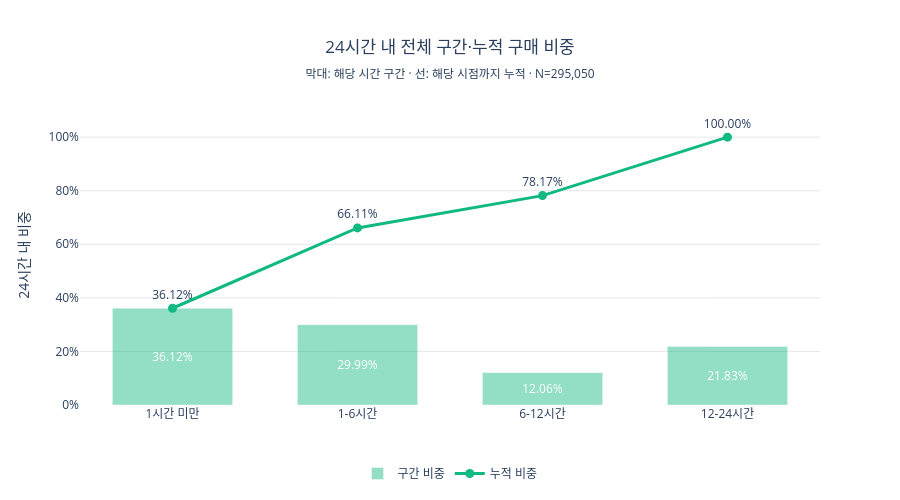

This figure's notebook cell:
### Code cell
delay_24h_cumulative = delay_24h_overall.copy()
delay_24h_cumulative['누적시간'] = [
    '1시간 이내', '6시간 이내', '12시간 이내', '24시간 이내',
]

overall_24h_total = int(delay_24h_cumulative['구매에피소드수'].sum())

fig = go.Figure()
fig.add_trace(go.Bar(
    x=delay_24h_cumulative['기간구간'],
    y=delay_24h_cumulative['24시간내_구간비중_pct'],
    text=delay_24h_cumulative['24시간내_구간비중_pct'],
    customdata=delay_24h_cumulative[['구매에피소드수']],
    name='구간 비중',
    marker_color=color_map['purchase'],
    opacity=0.45,
    texttemplate='%{text:.2f}%',
    textposition='inside',
    insidetextanchor='middle',
    textfont=dict(color='white', size=12),
    hovertemplate=(
        '%{x}<br>해당 구간 비중 %{y:.2f}%<br>'
        '구매 에피소드 %{customdata[0]:,.0f}<extra></extra>'
    ),
))
fig.add_trace(go.Scatter(
    x=delay_24h_cumulative['기간구간'],
    y=delay_24h_cumulative['24시간내_누적비중_pct'],
    mode='lines+markers+text',
    text=delay_24h_cumulative['24시간내_누적비중_pct'],
    customdata=delay_24h_cumulative[['24시간내_누적구매수']],
    name='누적 비중',
    line=dict(color=color_map['purchase'], width=3),
    marker=dict(size=9),
    texttemplate='%{text:.2f}%',
    textposition='top center',
    hovertemplate=(
        '%{x} 구간까지<br>누적 비중 %{y:.2f}%<br>'
        '누적 구매 에피소드 %{customdata[0]:,.0f}<extra></extra>'
    ),
))
fig.update_layout(
    title=dict(
        text=(
            '24시간 내 전체 구간·누적 구매 비중<br>'
            f'<sub>막대: 해당 시간 구간 · 선: 해당 시점까지 누적 · N={overall_24h_total:,}</sub>'
        ),
        x=0.5,
        xanchor='center',
    ),
    yaxis_title='24시간 내 비중',
    xaxis_title='',
    yaxis_range=[0, 112],
    plot_bgcolor='white',
    height=500,
    bargap=0.35,
    margin=dict(t=105, b=95),
    legend_title_text='',
    legend=dict(orientation='h', y=-0.18, x=0.5, xanchor='center', yanchor='top'),
)
fig.update_yaxes(ticksuffix='%', gridcolor='#E5E7EB')
fig.show()

### Figure 1 — Plotly figure (JSON) as saved in the notebook; plotly's stock layout.template omitted (floating-point values rounded to 4 significant figures)
{"data": [{"customdata": [[106573], [88485], [35586], [64406]], "hovertemplate": "%{x}<br>해당 구간 비중 %{y:.2f}%<br>구매 에피소드 %{customdata[0]:,.0f}<extra></extra>", "insidetextanchor": "middle", "marker": {"color": "#10B981"}, "name": "구간 비중", "opacity": 0.45, "text": [36.12, 29.99, 12.06, 21.83], "textfont": {"color": "white", "size": 12}, "textposition": "inside", "texttemplate": "%{text:.2f}%", "type": "bar", "x": ["1시간 미만", "1-6시간", "6-12시간", "12-24시간"], "y": [36.12, 29.99, 12.06, 21.83]}, {"customdata": [[106573], [195058], [230644], [295050]], "hovertemplate": "%{x} 구간까지<br>누적 비중 %{y:.2f}%<br>누적 구매 에피소드 %{customdata[0]:,.0f}<extra></extra>", "line": {"color": "#10B981", "width": 3}, "marker": {"size": 9}, "mode": "lines+markers+text", "name": "누적 비중", "text": [36.12, 66.11, 78.17, 100.0], "textposition": "top center", "texttemplate": "%{text:.2f}%", "type": "scatter", "x": ["1시간 미만", "1-6시간", "6-12시간", "12-24시간"], "y": [36.12, 66.11, 78.17, 100.0]}], "layout": {"bargap": 0.35, "height": 500, "legend": {"orientation": "h", "title": {"text": ""}, "x": 0.5, "xanchor": "center", "y": -0.18, "yanchor": "top"}, "margin": {"b": 95, "t": 105}, "plot_bgcolor": "white", "title": {"text": "24시간 내 전체 구간·누적 구매 비중<br><sub>막대: 해당 시간 구간 · 선: 해당 시점까지 누적 · N=295,050</sub>", "x": 0.5, "xanchor": "center"}, "xaxis": {"title": {"text": ""}}, "yaxis": {"gridcolor": "#E5E7EB", "range": [0, 112], "ticksuffix": "%", "title": {"text": "24시간 내 비중"}}}}
